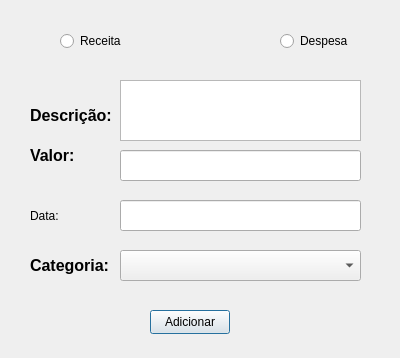
<?xml version="1.0" encoding="UTF-8"?>
<ui version="4.0">
 <class>Add_data</class>
 <widget class="QDialog" name="Add_data">
  <property name="geometry">
   <rect>
    <x>0</x>
    <y>0</y>
    <width>400</width>
    <height>358</height>
   </rect>
  </property>
  <property name="windowTitle">
   <string>Dialog</string>
  </property>
  <widget class="QLabel" name="lb_description">
   <property name="geometry">
    <rect>
     <x>30</x>
     <y>100</y>
     <width>81</width>
     <height>31</height>
    </rect>
   </property>
   <property name="text">
    <string>&lt;html&gt;&lt;head/&gt;&lt;body&gt;&lt;p&gt;&lt;span style=&quot; font-size:12pt; font-weight:700;&quot;&gt;Descrição:&lt;/span&gt;&lt;/p&gt;&lt;/body&gt;&lt;/html&gt;</string>
   </property>
  </widget>
  <widget class="QRadioButton" name="rb_receita">
   <property name="geometry">
    <rect>
     <x>60</x>
     <y>30</y>
     <width>91</width>
     <height>22</height>
    </rect>
   </property>
   <property name="text">
    <string>Receita</string>
   </property>
  </widget>
  <widget class="QRadioButton" name="rb_despesa">
   <property name="geometry">
    <rect>
     <x>280</x>
     <y>30</y>
     <width>91</width>
     <height>22</height>
    </rect>
   </property>
   <property name="text">
    <string>Despesa</string>
   </property>
  </widget>
  <widget class="QLineEdit" name="le_valor">
   <property name="geometry">
    <rect>
     <x>120</x>
     <y>150</y>
     <width>241</width>
     <height>31</height>
    </rect>
   </property>
  </widget>
  <widget class="QLabel" name="lb_valor">
   <property name="geometry">
    <rect>
     <x>30</x>
     <y>140</y>
     <width>81</width>
     <height>31</height>
    </rect>
   </property>
   <property name="text">
    <string>&lt;html&gt;&lt;head/&gt;&lt;body&gt;&lt;p&gt;&lt;span style=&quot; font-size:12pt; font-weight:700;&quot;&gt;Valor:&lt;/span&gt;&lt;/p&gt;&lt;/body&gt;&lt;/html&gt;</string>
   </property>
  </widget>
  <widget class="QLineEdit" name="le_data">
   <property name="geometry">
    <rect>
     <x>120</x>
     <y>200</y>
     <width>241</width>
     <height>31</height>
    </rect>
   </property>
  </widget>
  <widget class="QLabel" name="lb_data">
   <property name="geometry">
    <rect>
     <x>30</x>
     <y>200</y>
     <width>81</width>
     <height>31</height>
    </rect>
   </property>
   <property name="text">
    <string>&lt;html&gt;&lt;head/&gt;&lt;body&gt;&lt;p&gt;&lt;span style=&quot; font-size:12pt; font-weight:700;&quot;&gt;Data:&lt;/span&gt;&lt;/p&gt;&lt;/body&gt;&lt;/html&gt;</string>
   </property>
  </widget>
  <widget class="QPushButton" name="pb_add">
   <property name="geometry">
    <rect>
     <x>150</x>
     <y>310</y>
     <width>80</width>
     <height>24</height>
    </rect>
   </property>
   <property name="text">
    <string>Adicionar</string>
   </property>
  </widget>
  <widget class="QTextEdit" name="te_description">
   <property name="geometry">
    <rect>
     <x>120</x>
     <y>80</y>
     <width>241</width>
     <height>61</height>
    </rect>
   </property>
  </widget>
  <widget class="QLabel" name="lb_data_2">
   <property name="geometry">
    <rect>
     <x>30</x>
     <y>250</y>
     <width>81</width>
     <height>31</height>
    </rect>
   </property>
   <property name="text">
    <string>&lt;html&gt;&lt;head/&gt;&lt;body&gt;&lt;p&gt;&lt;span style=&quot; font-size:12pt; font-weight:700;&quot;&gt;Categoria:&lt;/span&gt;&lt;/p&gt;&lt;/body&gt;&lt;/html&gt;</string>
   </property>
  </widget>
  <widget class="QComboBox" name="comboBox">
   <property name="geometry">
    <rect>
     <x>120</x>
     <y>250</y>
     <width>241</width>
     <height>31</height>
    </rect>
   </property>
   <property name="accessibleName">
    <string/>
   </property>
   <property name="placeholderText">
    <string>Escolha uma Categoria</string>
   </property>
  </widget>
 </widget>
 <resources/>
 <connections/>
</ui>
